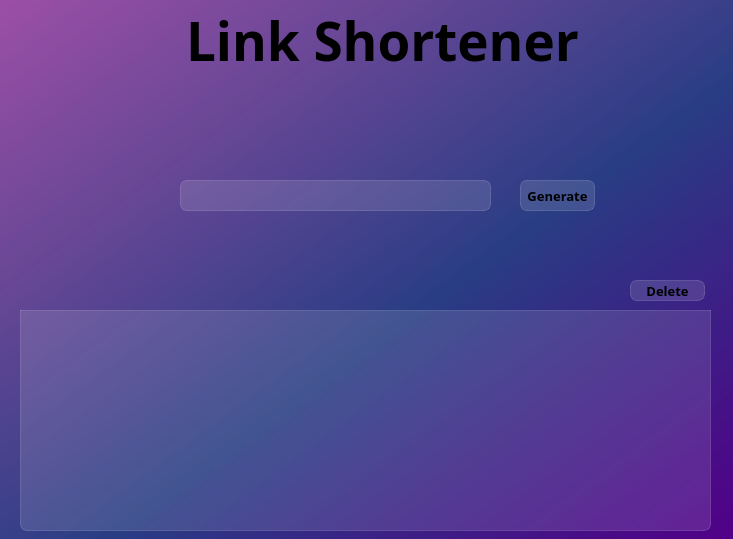
<?xml version="1.0" encoding="UTF-8"?>
<ui version="4.0">
 <class>MainWindow</class>
 <widget class="QMainWindow" name="MainWindow">
  <property name="enabled">
   <bool>true</bool>
  </property>
  <property name="geometry">
   <rect>
    <x>0</x>
    <y>0</y>
    <width>733</width>
    <height>539</height>
   </rect>
  </property>
  <property name="sizePolicy">
   <sizepolicy hsizetype="Fixed" vsizetype="Fixed">
    <horstretch>0</horstretch>
    <verstretch>0</verstretch>
   </sizepolicy>
  </property>
  <property name="acceptDrops">
   <bool>false</bool>
  </property>
  <property name="windowTitle">
   <string>Link Shortener</string>
  </property>
  <property name="styleSheet">
   <string notr="true">background-color: qlineargradient(spread:pad, x1:1, y1:1, x2:0, y2:0, stop:0 rgba(81, 0, 135, 255), stop:0.427447 rgba(41, 61, 132, 235), stop:1 rgba(155, 79, 165, 255));
font-family: Uni Sans CAPS Heavy</string>
  </property>
  <widget class="QWidget" name="centralwidget">
   <widget class="QLabel" name="label">
    <property name="geometry">
     <rect>
      <x>170</x>
      <y>10</y>
      <width>421</width>
      <height>61</height>
     </rect>
    </property>
    <property name="styleSheet">
     <string notr="true">background-color: rgba(255, 255, 255, 0);
border: 1px solid rgba(255, 255, 255, 0);
border-radius:0px;
font-weight:bold;
font-size:40pt;</string>
    </property>
    <property name="text">
     <string>Link Shortener</string>
    </property>
   </widget>
   <widget class="QPushButton" name="btn_generatelink">
    <property name="geometry">
     <rect>
      <x>520</x>
      <y>180</y>
      <width>75</width>
      <height>31</height>
     </rect>
    </property>
    <property name="styleSheet">
     <string notr="true">background-color: rgba(255, 255, 255, 30);
border: 1px solid rgba(255, 255, 255, 40);
border-radius:7px;
font-weight:bold;
font-size:10pt;</string>
    </property>
    <property name="text">
     <string>Generate</string>
    </property>
   </widget>
   <widget class="QPushButton" name="btn_delete">
    <property name="geometry">
     <rect>
      <x>630</x>
      <y>280</y>
      <width>75</width>
      <height>21</height>
     </rect>
    </property>
    <property name="styleSheet">
     <string notr="true">background-color: rgba(255, 255, 255, 30);
border: 1px solid rgba(255, 255, 255, 40);
border-radius:7px;
font-weight:bold;
font-size:10pt;</string>
    </property>
    <property name="text">
     <string>Delete</string>
    </property>
   </widget>
   <widget class="QTableView" name="tableView">
    <property name="geometry">
     <rect>
      <x>20</x>
      <y>310</y>
      <width>691</width>
      <height>221</height>
     </rect>
    </property>
    <property name="styleSheet">
     <string notr="true">QTableView {
background-color: rgba(255, 255, 255, 30); 
border: 1px solid rgba(255,255,255,40);
border-bottom-right-radius: 7px; 
border-bottom-left-radius: 7px; 
color: white;
}

QHeaderView::section {
background-color: rgb(53, 53, 53);
color: white;
border: none;
height: 50px;
font-size: 16pt;
}

QTableView::item {
    border-style: none;
    border-bottom: 1px solid rgba(255,255,255,50);
    padding-left: auto;
    padding-right: auto;
}

QTableView::item:selected{
	border: none;
	color: rgb(255, 255, 255);
    background-color: rgba(255, 255, 255, 50);
}
</string>
    </property>
    <property name="verticalScrollBarPolicy">
     <enum>Qt::ScrollBarPolicy::ScrollBarAlwaysOff</enum>
    </property>
    <property name="horizontalScrollBarPolicy">
     <enum>Qt::ScrollBarPolicy::ScrollBarAlwaysOff</enum>
    </property>
    <property name="showGrid">
     <bool>false</bool>
    </property>
    <property name="sortingEnabled">
     <bool>true</bool>
    </property>
    <property name="wordWrap">
     <bool>false</bool>
    </property>
    <attribute name="horizontalHeaderMinimumSectionSize">
     <number>230</number>
    </attribute>
    <attribute name="horizontalHeaderDefaultSectionSize">
     <number>230</number>
    </attribute>
    <attribute name="verticalHeaderVisible">
     <bool>false</bool>
    </attribute>
   </widget>
   <widget class="QLineEdit" name="line_for_link">
    <property name="geometry">
     <rect>
      <x>180</x>
      <y>180</y>
      <width>311</width>
      <height>31</height>
     </rect>
    </property>
    <property name="styleSheet">
     <string notr="true">background-color: rgba(255, 255, 255, 30);
border: 1px solid rgba(255, 255, 255, 40);
border-radius:7px;
font-weight:bold;
font-size:10pt;</string>
    </property>
   </widget>
  </widget>
 </widget>
 <resources/>
 <connections/>
</ui>
